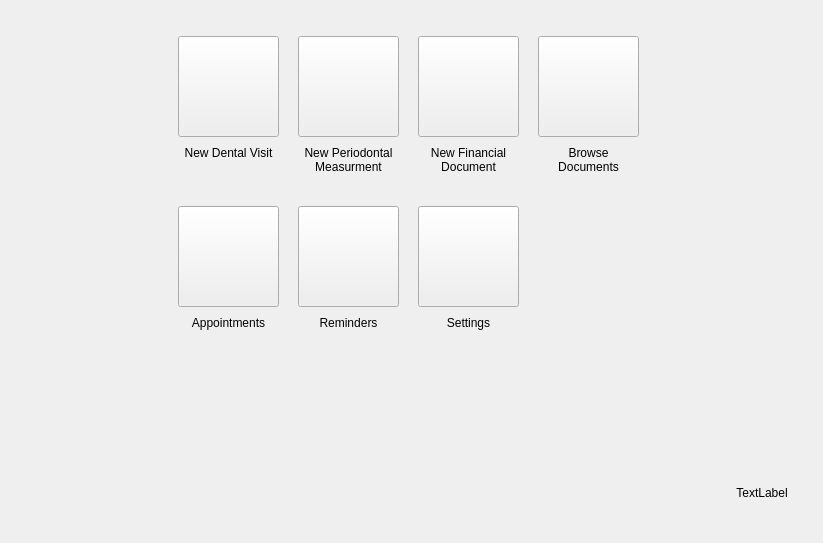
<?xml version="1.0" encoding="UTF-8"?>
<ui version="4.0">
 <class>WelcomeWidgetClass</class>
 <widget class="QWidget" name="WelcomeWidgetClass">
  <property name="geometry">
   <rect>
    <x>0</x>
    <y>0</y>
    <width>823</width>
    <height>543</height>
   </rect>
  </property>
  <property name="windowTitle">
   <string>WelcomeWidget</string>
  </property>
  <layout class="QHBoxLayout" name="horizontalLayout">
   <property name="topMargin">
    <number>0</number>
   </property>
   <property name="bottomMargin">
    <number>0</number>
   </property>
   <item>
    <spacer name="horizontalSpacer_3">
     <property name="orientation">
      <enum>Qt::Orientation::Horizontal</enum>
     </property>
     <property name="sizeType">
      <enum>QSizePolicy::Policy::Fixed</enum>
     </property>
     <property name="sizeHint" stdset="0">
      <size>
       <width>100</width>
       <height>20</height>
      </size>
     </property>
    </spacer>
   </item>
   <item>
    <spacer name="horizontalSpacer">
     <property name="orientation">
      <enum>Qt::Orientation::Horizontal</enum>
     </property>
     <property name="sizeHint" stdset="0">
      <size>
       <width>2</width>
       <height>20</height>
      </size>
     </property>
    </spacer>
   </item>
   <item>
    <layout class="QVBoxLayout" name="verticalLayout_2">
     <item>
      <spacer name="verticalSpacer">
       <property name="orientation">
        <enum>Qt::Orientation::Vertical</enum>
       </property>
       <property name="sizeType">
        <enum>QSizePolicy::Policy::Expanding</enum>
       </property>
       <property name="sizeHint" stdset="0">
        <size>
         <width>20</width>
         <height>40</height>
        </size>
       </property>
      </spacer>
     </item>
     <item>
      <widget class="QFrame" name="frame">
       <property name="minimumSize">
        <size>
         <width>501</width>
         <height>511</height>
        </size>
       </property>
       <property name="maximumSize">
        <size>
         <width>511</width>
         <height>511</height>
        </size>
       </property>
       <property name="frameShape">
        <enum>QFrame::Shape::NoFrame</enum>
       </property>
       <property name="frameShadow">
        <enum>QFrame::Shadow::Raised</enum>
       </property>
       <widget class="ShortcutTile" name="ambButton">
        <property name="geometry">
         <rect>
          <x>20</x>
          <y>20</y>
          <width>101</width>
          <height>101</height>
         </rect>
        </property>
        <property name="sizePolicy">
         <sizepolicy hsizetype="Fixed" vsizetype="Fixed">
          <horstretch>0</horstretch>
          <verstretch>0</verstretch>
         </sizepolicy>
        </property>
        <property name="minimumSize">
         <size>
          <width>101</width>
          <height>101</height>
         </size>
        </property>
        <property name="maximumSize">
         <size>
          <width>101</width>
          <height>101</height>
         </size>
        </property>
        <property name="mouseTracking">
         <bool>true</bool>
        </property>
        <property name="text">
         <string/>
        </property>
       </widget>
       <widget class="ShortcutTile" name="invoiceButton">
        <property name="geometry">
         <rect>
          <x>260</x>
          <y>20</y>
          <width>101</width>
          <height>101</height>
         </rect>
        </property>
        <property name="sizePolicy">
         <sizepolicy hsizetype="Fixed" vsizetype="Fixed">
          <horstretch>0</horstretch>
          <verstretch>0</verstretch>
         </sizepolicy>
        </property>
        <property name="minimumSize">
         <size>
          <width>101</width>
          <height>101</height>
         </size>
        </property>
        <property name="maximumSize">
         <size>
          <width>101</width>
          <height>101</height>
         </size>
        </property>
        <property name="mouseTracking">
         <bool>true</bool>
        </property>
        <property name="text">
         <string/>
        </property>
       </widget>
       <widget class="ShortcutTile" name="calendar">
        <property name="geometry">
         <rect>
          <x>20</x>
          <y>190</y>
          <width>101</width>
          <height>101</height>
         </rect>
        </property>
        <property name="sizePolicy">
         <sizepolicy hsizetype="Fixed" vsizetype="Fixed">
          <horstretch>0</horstretch>
          <verstretch>0</verstretch>
         </sizepolicy>
        </property>
        <property name="minimumSize">
         <size>
          <width>101</width>
          <height>101</height>
         </size>
        </property>
        <property name="maximumSize">
         <size>
          <width>101</width>
          <height>101</height>
         </size>
        </property>
        <property name="mouseTracking">
         <bool>true</bool>
        </property>
        <property name="text">
         <string/>
        </property>
       </widget>
       <widget class="ShortcutTile" name="perioButton">
        <property name="geometry">
         <rect>
          <x>140</x>
          <y>20</y>
          <width>101</width>
          <height>101</height>
         </rect>
        </property>
        <property name="sizePolicy">
         <sizepolicy hsizetype="Fixed" vsizetype="Fixed">
          <horstretch>0</horstretch>
          <verstretch>0</verstretch>
         </sizepolicy>
        </property>
        <property name="minimumSize">
         <size>
          <width>101</width>
          <height>101</height>
         </size>
        </property>
        <property name="maximumSize">
         <size>
          <width>101</width>
          <height>101</height>
         </size>
        </property>
        <property name="mouseTracking">
         <bool>true</bool>
        </property>
        <property name="toolTip">
         <string>New Periodontal measurment</string>
        </property>
        <property name="text">
         <string/>
        </property>
       </widget>
       <widget class="ShortcutTile" name="browser">
        <property name="geometry">
         <rect>
          <x>380</x>
          <y>20</y>
          <width>101</width>
          <height>101</height>
         </rect>
        </property>
        <property name="sizePolicy">
         <sizepolicy hsizetype="Fixed" vsizetype="Fixed">
          <horstretch>0</horstretch>
          <verstretch>0</verstretch>
         </sizepolicy>
        </property>
        <property name="minimumSize">
         <size>
          <width>101</width>
          <height>101</height>
         </size>
        </property>
        <property name="maximumSize">
         <size>
          <width>101</width>
          <height>101</height>
         </size>
        </property>
        <property name="mouseTracking">
         <bool>true</bool>
        </property>
        <property name="text">
         <string/>
        </property>
       </widget>
       <widget class="ShortcutTile" name="settingsButton">
        <property name="geometry">
         <rect>
          <x>260</x>
          <y>190</y>
          <width>101</width>
          <height>101</height>
         </rect>
        </property>
        <property name="sizePolicy">
         <sizepolicy hsizetype="Fixed" vsizetype="Fixed">
          <horstretch>0</horstretch>
          <verstretch>0</verstretch>
         </sizepolicy>
        </property>
        <property name="minimumSize">
         <size>
          <width>101</width>
          <height>101</height>
         </size>
        </property>
        <property name="maximumSize">
         <size>
          <width>101</width>
          <height>101</height>
         </size>
        </property>
        <property name="mouseTracking">
         <bool>true</bool>
        </property>
        <property name="text">
         <string/>
        </property>
       </widget>
       <widget class="ShortcutTile" name="notifButton">
        <property name="geometry">
         <rect>
          <x>140</x>
          <y>190</y>
          <width>101</width>
          <height>101</height>
         </rect>
        </property>
        <property name="sizePolicy">
         <sizepolicy hsizetype="Fixed" vsizetype="Fixed">
          <horstretch>0</horstretch>
          <verstretch>0</verstretch>
         </sizepolicy>
        </property>
        <property name="minimumSize">
         <size>
          <width>101</width>
          <height>101</height>
         </size>
        </property>
        <property name="maximumSize">
         <size>
          <width>101</width>
          <height>101</height>
         </size>
        </property>
        <property name="mouseTracking">
         <bool>true</bool>
        </property>
        <property name="text">
         <string/>
        </property>
       </widget>
       <widget class="QLabel" name="label">
        <property name="geometry">
         <rect>
          <x>20</x>
          <y>130</y>
          <width>101</width>
          <height>51</height>
         </rect>
        </property>
        <property name="font">
         <font>
          <bold>false</bold>
         </font>
        </property>
        <property name="text">
         <string>New Dental Visit</string>
        </property>
        <property name="alignment">
         <set>Qt::AlignmentFlag::AlignHCenter|Qt::AlignmentFlag::AlignTop</set>
        </property>
        <property name="wordWrap">
         <bool>true</bool>
        </property>
       </widget>
       <widget class="QLabel" name="label_2">
        <property name="geometry">
         <rect>
          <x>140</x>
          <y>130</y>
          <width>101</width>
          <height>51</height>
         </rect>
        </property>
        <property name="font">
         <font>
          <bold>false</bold>
         </font>
        </property>
        <property name="text">
         <string>New Periodontal Measurment</string>
        </property>
        <property name="alignment">
         <set>Qt::AlignmentFlag::AlignHCenter|Qt::AlignmentFlag::AlignTop</set>
        </property>
        <property name="wordWrap">
         <bool>true</bool>
        </property>
       </widget>
       <widget class="QLabel" name="label_3">
        <property name="geometry">
         <rect>
          <x>260</x>
          <y>130</y>
          <width>101</width>
          <height>51</height>
         </rect>
        </property>
        <property name="font">
         <font>
          <bold>false</bold>
         </font>
        </property>
        <property name="text">
         <string>New Financial Document</string>
        </property>
        <property name="alignment">
         <set>Qt::AlignmentFlag::AlignHCenter|Qt::AlignmentFlag::AlignTop</set>
        </property>
        <property name="wordWrap">
         <bool>true</bool>
        </property>
       </widget>
       <widget class="QLabel" name="label_4">
        <property name="geometry">
         <rect>
          <x>380</x>
          <y>130</y>
          <width>101</width>
          <height>51</height>
         </rect>
        </property>
        <property name="font">
         <font>
          <bold>false</bold>
         </font>
        </property>
        <property name="text">
         <string>Browse Documents</string>
        </property>
        <property name="alignment">
         <set>Qt::AlignmentFlag::AlignHCenter|Qt::AlignmentFlag::AlignTop</set>
        </property>
        <property name="wordWrap">
         <bool>true</bool>
        </property>
       </widget>
       <widget class="QLabel" name="label_5">
        <property name="geometry">
         <rect>
          <x>20</x>
          <y>300</y>
          <width>101</width>
          <height>51</height>
         </rect>
        </property>
        <property name="font">
         <font>
          <bold>false</bold>
         </font>
        </property>
        <property name="text">
         <string>Appointments</string>
        </property>
        <property name="alignment">
         <set>Qt::AlignmentFlag::AlignHCenter|Qt::AlignmentFlag::AlignTop</set>
        </property>
        <property name="wordWrap">
         <bool>true</bool>
        </property>
       </widget>
       <widget class="QLabel" name="label_6">
        <property name="geometry">
         <rect>
          <x>140</x>
          <y>300</y>
          <width>101</width>
          <height>51</height>
         </rect>
        </property>
        <property name="font">
         <font>
          <bold>false</bold>
         </font>
        </property>
        <property name="text">
         <string>Reminders</string>
        </property>
        <property name="alignment">
         <set>Qt::AlignmentFlag::AlignHCenter|Qt::AlignmentFlag::AlignTop</set>
        </property>
        <property name="wordWrap">
         <bool>true</bool>
        </property>
       </widget>
       <widget class="QLabel" name="label_7">
        <property name="geometry">
         <rect>
          <x>260</x>
          <y>300</y>
          <width>101</width>
          <height>51</height>
         </rect>
        </property>
        <property name="font">
         <font>
          <bold>false</bold>
         </font>
        </property>
        <property name="text">
         <string>Settings</string>
        </property>
        <property name="alignment">
         <set>Qt::AlignmentFlag::AlignHCenter|Qt::AlignmentFlag::AlignTop</set>
        </property>
        <property name="wordWrap">
         <bool>true</bool>
        </property>
       </widget>
      </widget>
     </item>
     <item>
      <spacer name="verticalSpacer_3">
       <property name="orientation">
        <enum>Qt::Orientation::Vertical</enum>
       </property>
       <property name="sizeHint" stdset="0">
        <size>
         <width>20</width>
         <height>40</height>
        </size>
       </property>
      </spacer>
     </item>
    </layout>
   </item>
   <item>
    <spacer name="horizontalSpacer_2">
     <property name="orientation">
      <enum>Qt::Orientation::Horizontal</enum>
     </property>
     <property name="sizeHint" stdset="0">
      <size>
       <width>2</width>
       <height>20</height>
      </size>
     </property>
    </spacer>
   </item>
   <item>
    <layout class="QVBoxLayout" name="verticalLayout">
     <item>
      <spacer name="verticalSpacer_2">
       <property name="orientation">
        <enum>Qt::Orientation::Vertical</enum>
       </property>
       <property name="sizeType">
        <enum>QSizePolicy::Policy::Expanding</enum>
       </property>
       <property name="sizeHint" stdset="0">
        <size>
         <width>20</width>
         <height>40</height>
        </size>
       </property>
      </spacer>
     </item>
     <item>
      <widget class="PixmapLabel" name="cornerLabel">
       <property name="minimumSize">
        <size>
         <width>100</width>
         <height>100</height>
        </size>
       </property>
       <property name="maximumSize">
        <size>
         <width>100</width>
         <height>100</height>
        </size>
       </property>
       <property name="text">
        <string>TextLabel</string>
       </property>
       <property name="alignment">
        <set>Qt::AlignmentFlag::AlignCenter</set>
       </property>
      </widget>
     </item>
    </layout>
   </item>
  </layout>
 </widget>
 <layoutdefault spacing="6" margin="11"/>
 <customwidgets>
  <customwidget>
   <class>PixmapLabel</class>
   <extends>QLabel</extends>
   <header>View/uiComponents/PixmapLabel.h</header>
  </customwidget>
  <customwidget>
   <class>ShortcutTile</class>
   <extends>QPushButton</extends>
   <header>View/uiComponents/ShortcutTile.h</header>
  </customwidget>
 </customwidgets>
 <resources/>
 <connections/>
</ui>
